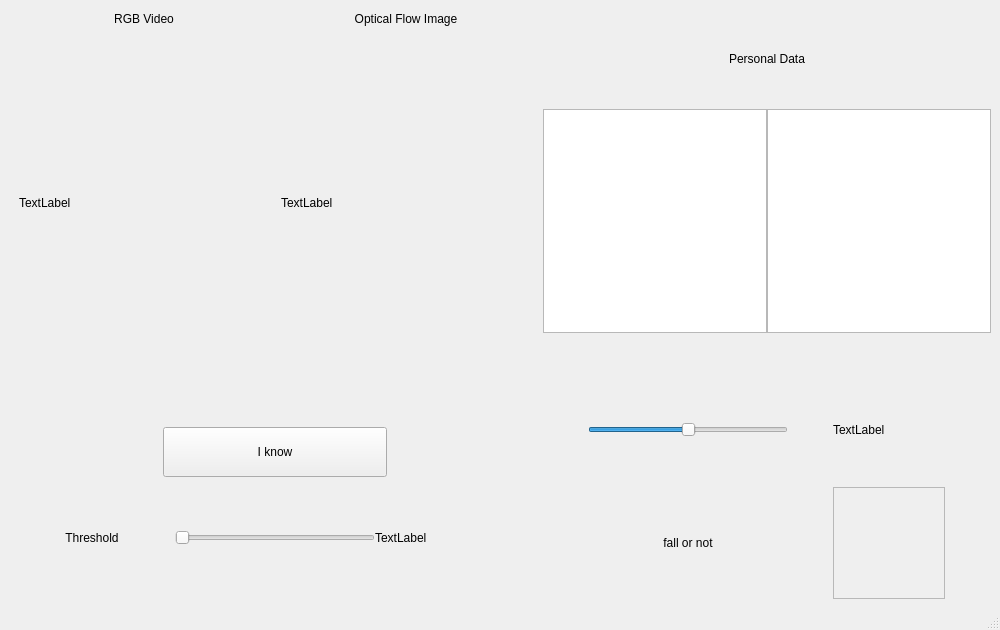
<?xml version="1.0" encoding="UTF-8"?>
<ui version="4.0">
 <class>MainWindow</class>
 <widget class="QMainWindow" name="MainWindow">
  <property name="geometry">
   <rect>
    <x>0</x>
    <y>0</y>
    <width>1000</width>
    <height>630</height>
   </rect>
  </property>
  <property name="sizePolicy">
   <sizepolicy hsizetype="Expanding" vsizetype="Expanding">
    <horstretch>0</horstretch>
    <verstretch>0</verstretch>
   </sizepolicy>
  </property>
  <property name="minimumSize">
   <size>
    <width>925</width>
    <height>540</height>
   </size>
  </property>
  <property name="maximumSize">
   <size>
    <width>1000</width>
    <height>630</height>
   </size>
  </property>
  <property name="windowTitle">
   <string>MainWindow</string>
  </property>
  <widget class="QWidget" name="centralwidget">
   <property name="sizePolicy">
    <sizepolicy hsizetype="Fixed" vsizetype="Fixed">
     <horstretch>0</horstretch>
     <verstretch>0</verstretch>
    </sizepolicy>
   </property>
   <layout class="QGridLayout" name="gridLayout_6">
    <item row="0" column="0">
     <layout class="QGridLayout" name="gridLayout_0">
      <property name="horizontalSpacing">
       <number>2</number>
      </property>
      <property name="verticalSpacing">
       <number>1</number>
      </property>
      <item row="2" column="1">
       <layout class="QGridLayout" name="gridLayout_3">
        <property name="verticalSpacing">
         <number>1</number>
        </property>
        <item row="2" column="1">
         <widget class="QSlider" name="horizontalSlider_sound">
          <property name="minimumSize">
           <size>
            <width>200</width>
            <height>20</height>
           </size>
          </property>
          <property name="maximumSize">
           <size>
            <width>200</width>
            <height>20</height>
           </size>
          </property>
          <property name="maximum">
           <number>100</number>
          </property>
          <property name="value">
           <number>50</number>
          </property>
          <property name="orientation">
           <enum>Qt::Horizontal</enum>
          </property>
         </widget>
        </item>
        <item row="3" column="2">
         <widget class="QFrame" name="frame_fall">
          <property name="minimumSize">
           <size>
            <width>112</width>
            <height>112</height>
           </size>
          </property>
          <property name="maximumSize">
           <size>
            <width>112</width>
            <height>112</height>
           </size>
          </property>
          <property name="autoFillBackground">
           <bool>false</bool>
          </property>
          <property name="frameShape">
           <enum>QFrame::StyledPanel</enum>
          </property>
          <property name="frameShadow">
           <enum>QFrame::Raised</enum>
          </property>
         </widget>
        </item>
        <item row="3" column="1">
         <widget class="QLabel" name="label_fall">
          <property name="text">
           <string>fall or not</string>
          </property>
          <property name="alignment">
           <set>Qt::AlignCenter</set>
          </property>
         </widget>
        </item>
        <item row="2" column="2">
         <widget class="QLabel" name="label_sound">
          <property name="minimumSize">
           <size>
            <width>112</width>
            <height>112</height>
           </size>
          </property>
          <property name="maximumSize">
           <size>
            <width>112</width>
            <height>112</height>
           </size>
          </property>
          <property name="text">
           <string>TextLabel</string>
          </property>
         </widget>
        </item>
       </layout>
      </item>
      <item row="0" column="1">
       <layout class="QGridLayout" name="gridLayout_2">
        <item row="1" column="0">
         <widget class="QLabel" name="label_persondata">
          <property name="sizePolicy">
           <sizepolicy hsizetype="Expanding" vsizetype="Expanding">
            <horstretch>0</horstretch>
            <verstretch>0</verstretch>
           </sizepolicy>
          </property>
          <property name="minimumSize">
           <size>
            <width>448</width>
            <height>20</height>
           </size>
          </property>
          <property name="maximumSize">
           <size>
            <width>448</width>
            <height>20</height>
           </size>
          </property>
          <property name="text">
           <string>Personal Data</string>
          </property>
          <property name="alignment">
           <set>Qt::AlignCenter</set>
          </property>
         </widget>
        </item>
        <item row="2" column="0">
         <layout class="QGridLayout" name="gridLayout_2_1">
          <item row="0" column="0">
           <widget class="QGraphicsView" name="graphicsView_poto">
            <property name="minimumSize">
             <size>
              <width>224</width>
              <height>224</height>
             </size>
            </property>
            <property name="maximumSize">
             <size>
              <width>224</width>
              <height>224</height>
             </size>
            </property>
           </widget>
          </item>
          <item row="0" column="1">
           <widget class="QTextBrowser" name="textBrowser_data">
            <property name="minimumSize">
             <size>
              <width>224</width>
              <height>224</height>
             </size>
            </property>
            <property name="maximumSize">
             <size>
              <width>224</width>
              <height>224</height>
             </size>
            </property>
           </widget>
          </item>
         </layout>
        </item>
       </layout>
      </item>
      <item row="0" column="0">
       <layout class="QGridLayout" name="gridLayout_1" rowstretch="0,0" columnstretch="0,0">
        <property name="sizeConstraint">
         <enum>QLayout::SetMinAndMaxSize</enum>
        </property>
        <property name="horizontalSpacing">
         <number>2</number>
        </property>
        <property name="verticalSpacing">
         <number>3</number>
        </property>
        <item row="0" column="1">
         <widget class="QLabel" name="label_flow">
          <property name="sizePolicy">
           <sizepolicy hsizetype="Expanding" vsizetype="Expanding">
            <horstretch>0</horstretch>
            <verstretch>0</verstretch>
           </sizepolicy>
          </property>
          <property name="minimumSize">
           <size>
            <width>224</width>
            <height>20</height>
           </size>
          </property>
          <property name="maximumSize">
           <size>
            <width>250</width>
            <height>20</height>
           </size>
          </property>
          <property name="text">
           <string>Optical Flow Image</string>
          </property>
          <property name="alignment">
           <set>Qt::AlignCenter</set>
          </property>
         </widget>
        </item>
        <item row="0" column="0">
         <widget class="QLabel" name="label_RGB">
          <property name="sizePolicy">
           <sizepolicy hsizetype="Expanding" vsizetype="Expanding">
            <horstretch>0</horstretch>
            <verstretch>0</verstretch>
           </sizepolicy>
          </property>
          <property name="minimumSize">
           <size>
            <width>250</width>
            <height>20</height>
           </size>
          </property>
          <property name="maximumSize">
           <size>
            <width>250</width>
            <height>20</height>
           </size>
          </property>
          <property name="text">
           <string>RGB Video</string>
          </property>
          <property name="alignment">
           <set>Qt::AlignCenter</set>
          </property>
         </widget>
        </item>
        <item row="1" column="0">
         <widget class="QLabel" name="label_rgb">
          <property name="text">
           <string>TextLabel</string>
          </property>
         </widget>
        </item>
        <item row="1" column="1">
         <widget class="QLabel" name="label_fl">
          <property name="text">
           <string>TextLabel</string>
          </property>
         </widget>
        </item>
       </layout>
      </item>
      <item row="2" column="0">
       <layout class="QGridLayout" name="gridLayout">
        <item row="1" column="0">
         <layout class="QGridLayout" name="gridLayout_4">
          <item row="1" column="1">
           <widget class="QSlider" name="horizontalSlider_threshold">
            <property name="minimumSize">
             <size>
              <width>200</width>
              <height>0</height>
             </size>
            </property>
            <property name="maximumSize">
             <size>
              <width>200</width>
              <height>16777215</height>
             </size>
            </property>
            <property name="orientation">
             <enum>Qt::Horizontal</enum>
            </property>
           </widget>
          </item>
          <item row="1" column="0">
           <widget class="QLabel" name="label_Threshold">
            <property name="text">
             <string>Threshold</string>
            </property>
            <property name="alignment">
             <set>Qt::AlignCenter</set>
            </property>
           </widget>
          </item>
          <item row="1" column="2">
           <widget class="QLabel" name="label_value">
            <property name="text">
             <string>TextLabel</string>
            </property>
           </widget>
          </item>
         </layout>
        </item>
        <item row="0" column="0">
         <layout class="QGridLayout" name="gridLayout_5">
          <item row="0" column="0">
           <widget class="QPushButton" name="pushButton">
            <property name="sizePolicy">
             <sizepolicy hsizetype="Fixed" vsizetype="Fixed">
              <horstretch>0</horstretch>
              <verstretch>0</verstretch>
             </sizepolicy>
            </property>
            <property name="minimumSize">
             <size>
              <width>224</width>
              <height>50</height>
             </size>
            </property>
            <property name="maximumSize">
             <size>
              <width>224</width>
              <height>50</height>
             </size>
            </property>
            <property name="text">
             <string>I know</string>
            </property>
           </widget>
          </item>
         </layout>
        </item>
       </layout>
      </item>
     </layout>
    </item>
   </layout>
  </widget>
  <widget class="QMenuBar" name="menubar">
   <property name="geometry">
    <rect>
     <x>0</x>
     <y>0</y>
     <width>1000</width>
     <height>26</height>
    </rect>
   </property>
  </widget>
  <widget class="QStatusBar" name="statusbar"/>
 </widget>
 <resources/>
 <connections/>
</ui>
